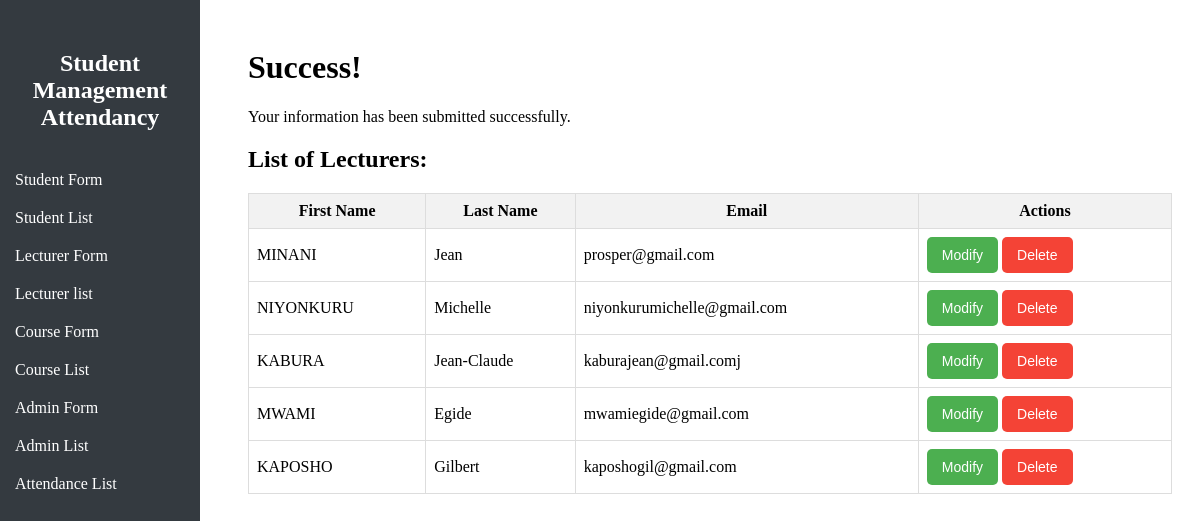
The app's page /students/success_lecturer/ with its own data.
### students/models.py (models this page shows, shortened)
class Lecturer(models.Model):
    first_name = models.CharField(max_length=100, default="Unknown")
    last_name = models.CharField(max_length=100, default="Unknown")
    birthdate = models.DateField(default=timezone.now)
    phone = models.CharField(max_length=15, blank=True, null=True)
    email = models.EmailField()
    username = models.CharField(max_length=50, default="Unknown")
    password = models.CharField(max_length=100, default="Unknown")  # In production, consider hashing this

### students/views.py (the view)
# urls.py: path('success_lecturer/', views.success_lecturer_view, name='success_lecturer_url'),
def success_lecturer_view(request):
    lecturers = Lecturer.objects.all()  # Get all lecturers
    return render(request, 'students/success_lecturer.html', {'lecturers': lecturers})

### students/templates/students/success_lecturer.html (shortened to what this page needs)
{% extends 'students/base.html' %}
{% block content %}
<!DOCTYPE html>
<html lang="en">
<head>
</head>
<body>
    <h1>Success!</h1>
    <p>Your information has been submitted successfully.</p>
    <h2>List of Lecturers:</h2>
    <table>
        <thead>
            <tr>
                <th>First Name</th>
                <th>Last Name</th>
                <th>Email</th>
                <th>Actions</th>
            </tr>
        </thead>
        <tbody>
            {% for lecturer in lecturers %}
                <tr>
                    <td>{{ lecturer.first_name }}</td>
                    <td>{{ lecturer.last_name }}</td>
                    <td>{{ lecturer.email }}</td>
                    <td>
                        <form action="{% url 'modify_lecturer' lecturer.id %}" method="get" style="display:inline;">
                            <button type="submit" class="btn btn-modify">Modify</button>
                        </form>
                        <form action="{% url 'delete_lecturer' lecturer.id %}" method="post" style="display:inline;">
                            <button type="submit" class="btn btn-delete">Delete</button>
                        </form>
                    </td>
                </tr>
            {% endfor %}
        </tbody>
    </table>
</body>
</html>
{% endblock %}

### students/templates/students/success_lecturer.html (style rules this page uses)
.btn { padding: 10px 15px; border: none; border-radius: 5px; cursor: pointer; font-size: 14px; transition: background-color 0.3s; }
.btn-modify { background-color: #4CAF50; color: white; }
.btn-delete { background-color: #f44336; color: white; }
table { width: 100%; border-collapse: collapse; }
th, td { border: 1px solid #ddd; padding: 8px; }
th { background-color: #f2f2f2; }

### records on screen
Lecturer: first_name "MINANI", last_name "Jean", email "prosper@gmail.com"
Lecturer: first_name "NIYONKURU", last_name "Michelle", email "niyonkurumichelle@gmail.com"
Lecturer: first_name "KABURA", last_name "Jean-Claude", email "kaburajean@gmail.comj"
Lecturer: first_name "MWAMI", last_name "Egide", email "mwamiegide@gmail.com"
Lecturer: first_name "KAPOSHO", last_name "Gilbert", email "kaposhogil@gmail.com"
